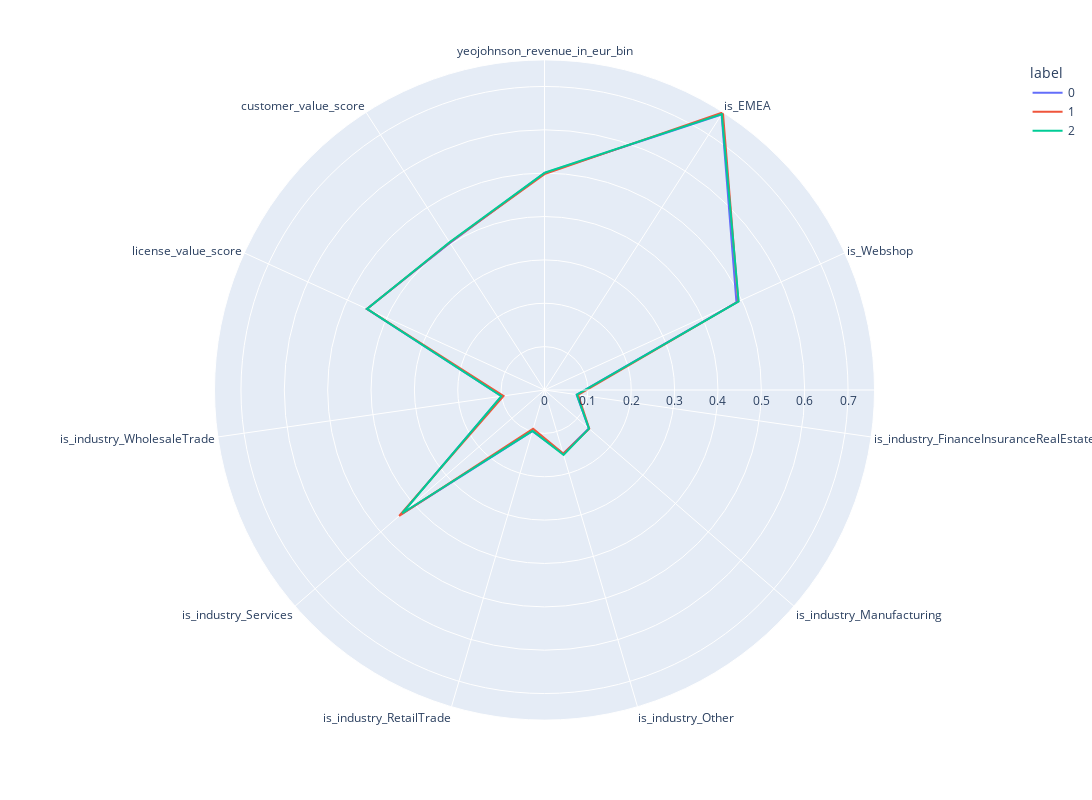

Notebook cell for this chart:
### Code cell
clusters=pd.DataFrame(features, columns=features_df.columns)
clusters['label']=kmeans.labels_
polar=clusters.groupby("label").mean().reset_index()
polar=pd.melt(polar,id_vars=["label"])
fig = px.line_polar(polar, r="value", theta="variable", color="label", line_close=True,height=800,width=1400)
fig.show()

### Figure 1 — Plotly figure (JSON) as saved in the notebook; plotly's stock layout.template omitted (floating-point values rounded to 4 significant figures)
{"data": [{"hovertemplate": "label=0<br>value=%{r}<br>variable=%{theta}<extra></extra>", "legendgroup": "0", "line": {"color": "#636efa", "dash": "solid"}, "marker": {"symbol": "circle"}, "mode": "lines", "name": "0", "r": [0.5002, 0.7553, 0.4867, 0.07492, 0.1351, 0.153, 0.09915, 0.4376, 0.1002, 0.4505, 0.4033, 0.5002], "showlegend": true, "subplot": "polar", "theta": ["yeojohnson_revenue_in_eur_bin", "is_EMEA", "is_Webshop", "is_industry_FinanceInsuranceRealEstate", "is_industry_Manufacturing", "is_industry_Other", "is_industry_RetailTrade", "is_industry_Services", "is_industry_WholesaleTrade", "license_value_score", "customer_value_score", "yeojohnson_revenue_in_eur_bin"], "type": "scatterpolar"}, {"hovertemplate": "label=1<br>value=%{r}<br>variable=%{theta}<extra></extra>", "legendgroup": "1", "line": {"color": "#EF553B", "dash": "solid"}, "marker": {"symbol": "circle"}, "mode": "lines", "name": "1", "r": [0.4977, 0.761, 0.4911, 0.07824, 0.1366, 0.153, 0.09323, 0.4436, 0.09542, 0.4501, 0.4042, 0.4977], "showlegend": true, "subplot": "polar", "theta": ["yeojohnson_revenue_in_eur_bin", "is_EMEA", "is_Webshop", "is_industry_FinanceInsuranceRealEstate", "is_industry_Manufacturing", "is_industry_Other", "is_industry_RetailTrade", "is_industry_Services", "is_industry_WholesaleTrade", "license_value_score", "customer_value_score", "yeojohnson_revenue_in_eur_bin"], "type": "scatterpolar"}, {"hovertemplate": "label=2<br>value=%{r}<br>variable=%{theta}<extra></extra>", "legendgroup": "2", "line": {"color": "#00cc96", "dash": "solid"}, "marker": {"symbol": "circle"}, "mode": "lines", "name": "2", "r": [0.5008, 0.7561, 0.4922, 0.07537, 0.1358, 0.1562, 0.09816, 0.4341, 0.1003, 0.45, 0.4052, 0.5008], "showlegend": true, "subplot": "polar", "theta": ["yeojohnson_revenue_in_eur_bin", "is_EMEA", "is_Webshop", "is_industry_FinanceInsuranceRealEstate", "is_industry_Manufacturing", "is_industry_Other", "is_industry_RetailTrade", "is_industry_Services", "is_industry_WholesaleTrade", "license_value_score", "customer_value_score", "yeojohnson_revenue_in_eur_bin"], "type": "scatterpolar"}], "layout": {"height": 800, "legend": {"title": {"text": "label"}, "tracegroupgap": 0}, "margin": {"t": 60}, "polar": {"angularaxis": {"direction": "clockwise", "rotation": 90}, "domain": {"x": [0, 1], "y": [0, 1]}}, "width": 1400}}
